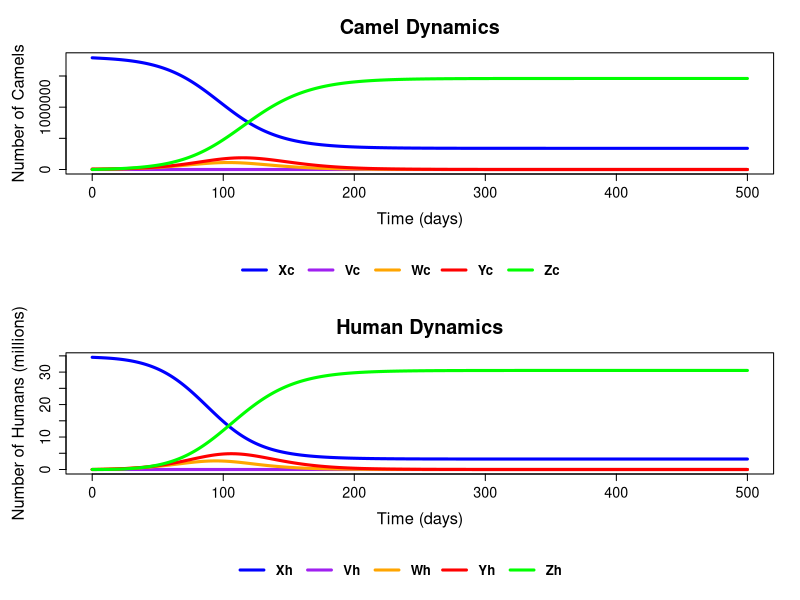
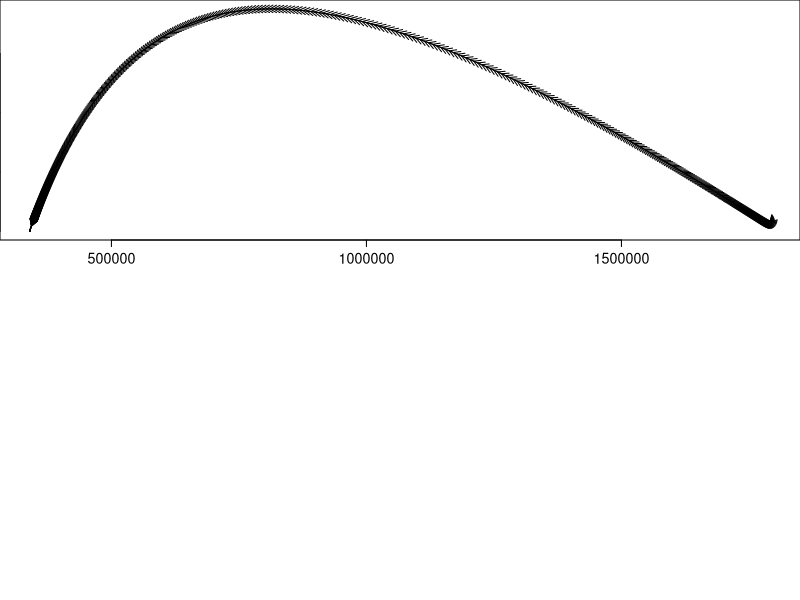
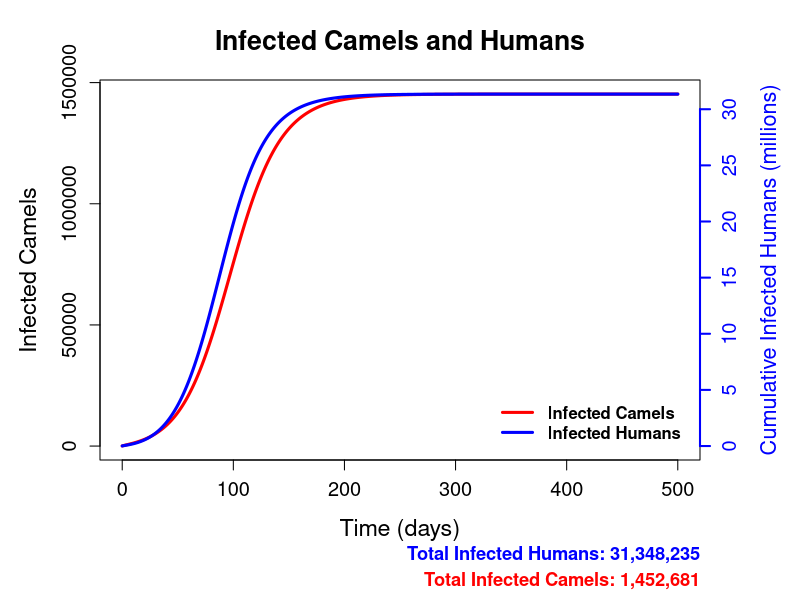

Reproduce these figures in R, in order.

library(deSolve)
########################################################################

#Ordinary differential Equations
sveir <- function(Time, State, pars){
  with(as.list(c(State,pars)),{
    Nc <- Xc + Vc + Wc + Yc + Zc  # Total camel population
    dXc <- - 1 * betacc * Xc * Yc/Nc + omegac * Vc 
    dVc <- -omegac * Vc 
    dWc <- betacc * Xc * Yc / Nc - sigmac * Wc
    dYc <- sigmac * Wc - gammac * Yc
    dZc <- gammac * Yc 
    Nh <- Xh + Vh + Wh + Yh + Zh  # Total human population
    dXh <- - 1 * betahh * Xh * Yh/Nh - 1 * betahc * Xh * Yc/Nc + omegah * Vh 
    dVh <- -omegah * Vh 
    dWh <- betahh * Xh * Yh / Nh + betahc * Xh * Yc / Nc - sigmah * Wh
    dYh <- sigmah * Wh - gammah * Yh - muh * Yh
    dZh <- gammah * Yh 
    return(list(c(dXc, dVc, dWc, dYc, dZc, dXh, dVh, dWh, dYh, dZh)))
  })
}

param_table <- read.csv("Data.csv", sep = ";", stringsAsFactors = FALSE)

run_index <- 1

if (run_index < 1 || run_index > nrow(param_table)) {
  stop("Invalid run index. Please choose a number between 1 and ", nrow(param_table))
}

row <- param_table[run_index, ]

cat("\n--- Running scenario", run_index, "---\n")

# Extract and construct parameter vector for the model
pars <- c(
  betacc = row$betacc,
  omegac = row$omegac,
  sigmac = row$sigmac,
  gammac = row$gammac,
  betahh = row$betahh,
  betahc = row$betahc,
  omegah = row$omegah,
  sigmah = row$sigmah,
  gammah = row$gammah,
  muh = row$muh
)

# Initial values from selected row
N0c <- row$N0c
pc  <- row$pc
Y0c <- row$Y0c
Z0c <- row$Z0c
W0c <- row$W0c
V0c <- pc * N0c
X0c <- (1 - pc) * N0c - Y0c - Z0c - W0c

N0h <- row$N0h
ph  <- row$ph
Y0h <- row$Y0h
Z0h <- row$Z0h
W0h <- row$W0h
V0h <- ph * N0h
X0h <- (1 - ph) * N0h - Y0h - Z0h - W0h

init <- c(Xc = X0c, Vc = V0c, Wc = W0c, Yc = Y0c, Zc = Z0c,
          Xh = X0h, Vh = V0h, Wh = W0h, Yh = Y0h, Zh = Z0h)

# Print parameter values
cat("Parameters used in the model run:\n")
print(pars)

# Print initial conditions
cat("\nInitial values used:\n")
print(init)

# Time settings
dt <- 0.5
sim_duration <- 500
times <- seq(0, sim_duration, by = dt)

# Solve ODEs
ode.out <- ode(init, times, sveir, pars)

# Set up a 2x1 layout with extra space for legend
layout(matrix(c(1, 2, 3, 4), nrow = 4), heights = c(4, 1, 4, 1))

# Increase margins and font
par(mar = c(5, 5, 4, 2), cex.lab = 1.5, cex.axis = 1.3, cex.main = 1.8)

# Camel Dynamics Plot
plot(ode.out[, 1], ode.out[, 2], type = "l", col = "blue", lwd = 3,
     ylim = c(0, N0c),
     xlab = "Time (days)", ylab = "Number of Camels",
     main = "Camel Dynamics")
lines(ode.out[, 1], ode.out[, 3], col = "purple", lwd = 3)
lines(ode.out[, 1], ode.out[, 4], col = "orange", lwd = 3)
lines(ode.out[, 1], ode.out[, 5], col = "red", lwd = 3)
lines(ode.out[, 1], ode.out[, 6], col = "green", lwd = 3)

## Camel Legend
par(mar = c(0, 0, 0, 0))  # remove margins for legend
plot.new()
legend("center", legend = c("Xc", "Vc", "Wc", "Yc", "Zc"),
       col = c("blue", "purple", "orange", "red", "green"),
       lwd = 3, horiz = TRUE, cex = 1.2, bty = "n", text.font = 2)

# Human Dynamics Plot 
par(mar = c(5, 5, 4, 2))  # reset margins
plot(ode.out[, 1], ode.out[, 7] / 1e6, type = "l", col = "blue", lwd = 3,
     ylim = c(0, N0h / 1e6),
     xlab = "Time (days)", ylab = "Number of Humans (millions)",
     main = "Human Dynamics")
lines(ode.out[, 1], ode.out[, 8] / 1e6, col = "purple", lwd = 3)
lines(ode.out[, 1], ode.out[, 9] / 1e6, col = "orange", lwd = 3)
lines(ode.out[, 1], ode.out[, 10] / 1e6, col = "red", lwd = 3)
lines(ode.out[, 1], ode.out[, 11] / 1e6, col = "green", lwd = 3)

# Human Legend 
par(mar = c(0, 0, 0, 0))
plot.new()
legend("center", legend = c("Xh", "Vh", "Wh", "Yh", "Zh"),
       col = c("blue", "purple", "orange", "red", "green"),
       lwd = 3, horiz = TRUE, cex = 1.2, bty = "n", text.font = 2)

#plot X against Y
plot(x = ode.out[,2], y = ode.out[,5], type = "l", xlab ="X", ylab ="Y")
s <- seq(length(ode.out[,2])-1)
arrows(x0 = ode.out[s,2], y0 = ode.out[s,5], x1 = ode.out[s + 1,2], y1 =
         ode.out[s + 1 ,5],length = .075)

# ---- Reset layout and margins ----
par(mfrow = c(1, 1))
par(mar = c(7, 5, 4, 5))  # enough bottom margin for text
par(cex.lab = 1.4, cex.axis = 1.2, cex.main = 1.6)

# ---- Time step ----
dt <- times[2] - times[1]

# ---- Total camel population over time ----
Nc_t <- ode.out[, "Xc"] + ode.out[, "Vc"] + ode.out[, "Wc"] + ode.out[, "Yc"] + ode.out[, "Zc"]

# ---- New and cumulative camel infections ----
new_infections_c <- pars["betacc"] * ode.out[, "Xc"] * ode.out[, "Yc"] / Nc_t
cumulative_infections_c <- cumsum(new_infections_c * dt)
final_infections_c <- round(tail(cumulative_infections_c, 1))

# ---- Total human population over time ----
Nh_t <- ode.out[, "Xh"] + ode.out[, "Vh"] + ode.out[, "Wh"] + ode.out[, "Yh"] + ode.out[, "Zh"]

# ---- New and cumulative human infections ----
new_infections_h <- pars["betahh"] * ode.out[, "Xh"] * ode.out[, "Yh"] / Nh_t +
  pars["betahc"] * ode.out[, "Xh"] * ode.out[, "Yc"] / Nc_t
cumulative_infections_h <- cumsum(new_infections_h * dt)
final_infections_h <- round(tail(cumulative_infections_h, 1))

# ---- Plot cumulative infected camels (left axis) ----
plot(ode.out[, "time"], cumulative_infections_c, type = "l", lwd = 3, col = "red",
     xlab = "Time (days)", ylab = "Infected Camels",
     main = "Infected Camels and Humans")

# ---- Add cumulative infected humans (right axis, in millions) ----
par(new = TRUE)
plot(ode.out[, "time"], cumulative_infections_h / 1e6, type = "l", lwd = 3, col = "blue",
     axes = FALSE, xlab = "", ylab = "")
axis(side = 4, col.axis = "blue", col = "blue", lwd = 2)
mtext("Cumulative Infected Humans (millions)", side = 4, line = 3, col = "blue", cex = 1.3)

# ---- Add legend at bottom right INSIDE the plot ----
legend("bottomright",
       legend = c("Infected Camels", "Infected Humans"),
       col = c("red", "blue"), lwd = 3, bty = "n", text.font = 2, inset = c(0.02, 0.02))

# ---- Display total values BELOW the plot, aligned right ----
# Use 'usr' to get x and y limits for positioning text
usr <- par("usr")
x_pos <- usr[2]  # right x-axis limit
y_pos <- usr[3] - 0.1 * (usr[4] - usr[3])  # slightly below plot area

# Place totals with right alignment
mtext(text = paste("Total Infected Camels:", format(final_infections_c, big.mark = ",")),
      side = 1, line = 5.5, adj = 1, cex = 1.1, col = "red", font = 2)

mtext(text = paste("Total Infected Humans:", format(final_infections_h, big.mark = ",")),
      side = 1, line = 4.2, adj = 1, cex = 1.1, col = "blue", font = 2)
